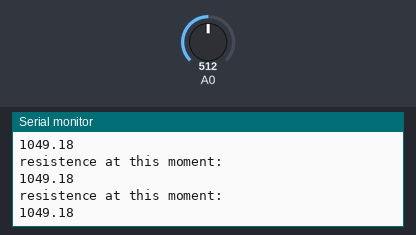
Bench run of a sketch on a simulated Arduino Uno, built with avr-gcc and run on an emulated ATmega328P. Shown: the last lines printed to the serial monitor. The test bench sets the inputs (shaded band); at power-on: A0 = 512.

Above: at 1.2 s.
1.3 s: A0 set to 716
At 1.41 s:
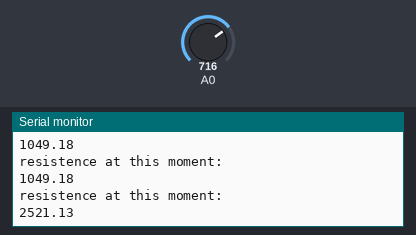
2.8 s: A0 set to 900
At 2.82 s:
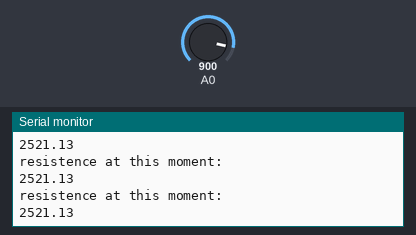
Timing chart, 0 to 5.8 s (numbered marks = the images above; inputs shaded):
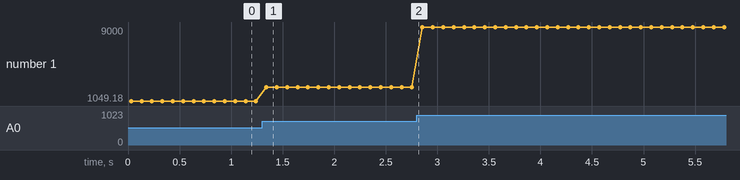

The sketch:

lightSensor.ino
```cpp
void setup() {
  Serial.begin(9600);
}

void loop() {
  int sensorVal = analogRead(A0);
  Serial.println("resistence at this moment: ");
  Serial.println(1000 / (double)(1000 - sensorVal) * sensorVal);
  delay(100);

}
```

Measured:
- after the input at 1.3 s, the serial monitor: prints a new line at once (image 1)
- plotted number 1: 1049.18 → 2521.13 after the input at 1.3 s, 2521.13 → 9000 after the input at 2.8 s
